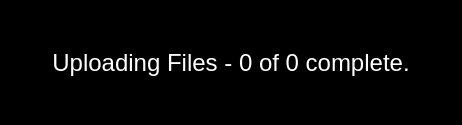
<?xml version="1.0" encoding="UTF-8"?>
<ui version="4.0">
 <class>Form</class>
 <widget class="QWidget" name="Form">
  <property name="windowModality">
   <enum>Qt::ApplicationModal</enum>
  </property>
  <property name="geometry">
   <rect>
    <x>0</x>
    <y>0</y>
    <width>462</width>
    <height>125</height>
   </rect>
  </property>
  <property name="sizePolicy">
   <sizepolicy hsizetype="Expanding" vsizetype="Expanding">
    <horstretch>0</horstretch>
    <verstretch>0</verstretch>
   </sizepolicy>
  </property>
  <property name="palette">
   <palette>
    <active>
     <colorrole role="Base">
      <brush brushstyle="SolidPattern">
       <color alpha="255">
        <red>255</red>
        <green>255</green>
        <blue>255</blue>
       </color>
      </brush>
     </colorrole>
     <colorrole role="Window">
      <brush brushstyle="SolidPattern">
       <color alpha="255">
        <red>0</red>
        <green>0</green>
        <blue>0</blue>
       </color>
      </brush>
     </colorrole>
    </active>
    <inactive>
     <colorrole role="Base">
      <brush brushstyle="SolidPattern">
       <color alpha="255">
        <red>255</red>
        <green>255</green>
        <blue>255</blue>
       </color>
      </brush>
     </colorrole>
     <colorrole role="Window">
      <brush brushstyle="SolidPattern">
       <color alpha="255">
        <red>0</red>
        <green>0</green>
        <blue>0</blue>
       </color>
      </brush>
     </colorrole>
    </inactive>
    <disabled>
     <colorrole role="Base">
      <brush brushstyle="SolidPattern">
       <color alpha="255">
        <red>0</red>
        <green>0</green>
        <blue>0</blue>
       </color>
      </brush>
     </colorrole>
     <colorrole role="Window">
      <brush brushstyle="SolidPattern">
       <color alpha="255">
        <red>0</red>
        <green>0</green>
        <blue>0</blue>
       </color>
      </brush>
     </colorrole>
    </disabled>
   </palette>
  </property>
  <property name="windowTitle">
   <string>Form</string>
  </property>
  <property name="windowOpacity">
   <double>0.850000000000000</double>
  </property>
  <layout class="QGridLayout" name="gridLayout">
   <item row="0" column="0">
    <widget class="QLabel" name="label">
     <property name="sizePolicy">
      <sizepolicy hsizetype="Expanding" vsizetype="Expanding">
       <horstretch>0</horstretch>
       <verstretch>0</verstretch>
      </sizepolicy>
     </property>
     <property name="minimumSize">
      <size>
       <width>211</width>
       <height>51</height>
      </size>
     </property>
     <property name="palette">
      <palette>
       <active>
        <colorrole role="WindowText">
         <brush brushstyle="SolidPattern">
          <color alpha="255">
           <red>255</red>
           <green>255</green>
           <blue>255</blue>
          </color>
         </brush>
        </colorrole>
       </active>
       <inactive>
        <colorrole role="WindowText">
         <brush brushstyle="SolidPattern">
          <color alpha="255">
           <red>255</red>
           <green>255</green>
           <blue>255</blue>
          </color>
         </brush>
        </colorrole>
       </inactive>
       <disabled>
        <colorrole role="WindowText">
         <brush brushstyle="SolidPattern">
          <color alpha="255">
           <red>128</red>
           <green>128</green>
           <blue>128</blue>
          </color>
         </brush>
        </colorrole>
       </disabled>
      </palette>
     </property>
     <property name="font">
      <font>
       <pointsize>18</pointsize>
      </font>
     </property>
     <property name="text">
      <string>Uploading Files - 0 of 0 complete.</string>
     </property>
     <property name="alignment">
      <set>Qt::AlignCenter</set>
     </property>
    </widget>
   </item>
  </layout>
 </widget>
 <resources/>
 <connections/>
</ui>
